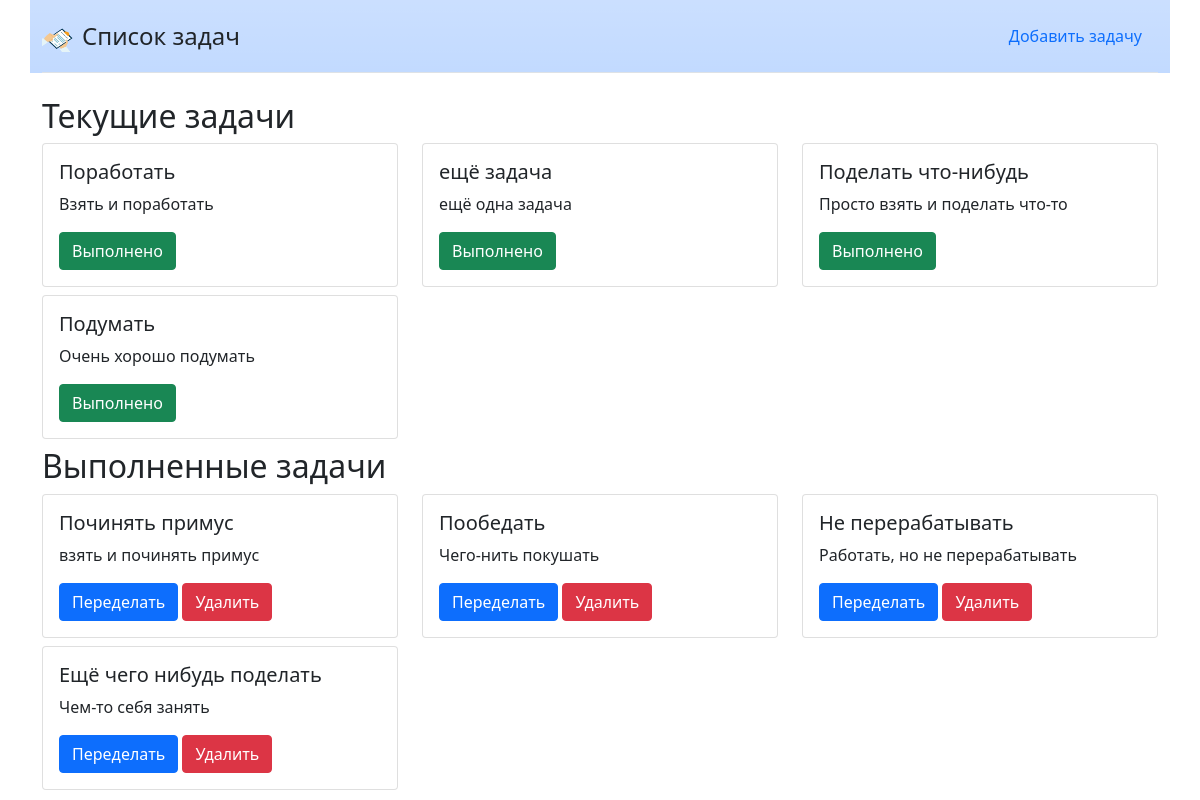
Before: / with the older database file.
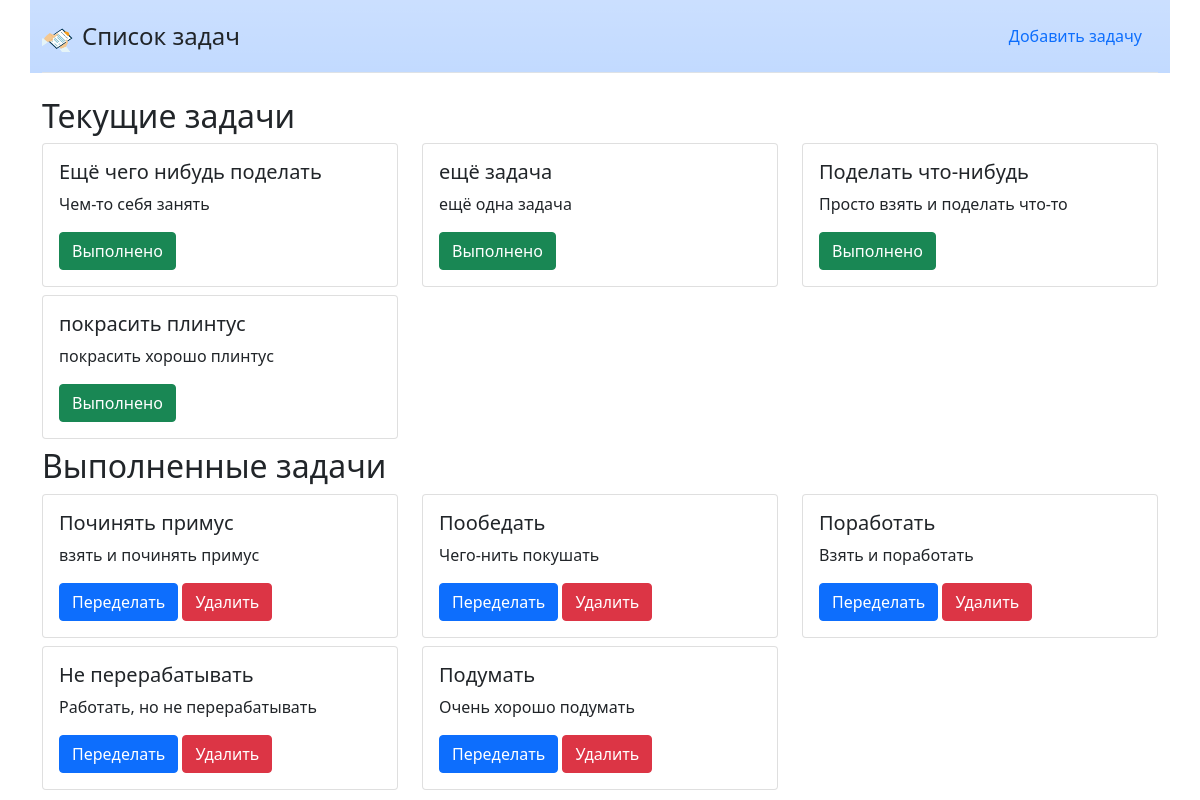
After: the same page with the newer database file.
### app.py (models this page shows, shortened)
class Tasks(db.Model):
    id = db.Column(db.Integer, primary_key=True)
    title = db.Column(db.String(45), nullable=False)
    description = db.Column(db.Text)
    is_completed = db.Column(db.Boolean, default=False)

### app.py (the view)
@app.route("/")
def index():
    all_tasks = {
        "current_tasks": Tasks.query.filter(Tasks.is_completed == 0).all(),
        "completed_tasks": Tasks.query.filter(Tasks.is_completed == 1).all(),
    }
    return render_template("index.html", **all_tasks)

### templates/index.html (shortened to what this page needs)
{% extends "base.html" %}
{% block main %}
    <div class="container">
        <div class="row">
            {% if not current_tasks %}
                <h2>Задач нет!</h2>
            {% else %}
                <h2>Текущие задачи</h2>
                {% for task in current_tasks %}
                    <div class="col-4 mb-lg-2">
                        <div class="card">
                            <div class="card-body">
                                <h5 class="card-title">{{ task.title }}</h5>
                                <p class="card-text">{{ task.description }}</p>
                                <a href="/task_complete/{{ task.id }}" class="btn btn-success">Выполнено</a>
                            </div>
                        </div>
                    </div>
                {% endfor %}
            {% endif %}
            {% if not completed_tasks %}
                <h2>Выполненных задач нет!</h2>
            {% else %}
                <h2>Выполненные задачи</h2>
                {% for task in completed_tasks %}
                    <div class="col-4 mb-lg-2">
                        <div class="card">
                            <div class="card-body">
                                <h5 class="card-title">{{ task.title }}</h5>
                                <p class="card-text">{{ task.description }}</p>
                                <a href="/rework/{{ task.id }}" class="btn btn-primary">Переделать</a>
                                <a href="/del/{{ task.id }}" class="btn btn-danger">Удалить</a>
                            </div>
                        </div>
                    </div>
                {% endfor %}
            {% endif %}
        </div>
    </div>
{% endblock %}

Changed rows visible on the page:
changed Tasks "Ещё чего нибудь поделать": moves from the list under "Выполненные задачи" to the list under "Текущие задачи"
added Tasks: title "покрасить плинтус", description "покрасить хорошо плинтус", shown under "Текущие задачи"
changed Tasks "Поработать": moves from the list under "Текущие задачи" to the list under "Выполненные задачи"
changed Tasks "Подумать": moves from the list under "Текущие задачи" to the list under "Выполненные задачи"
